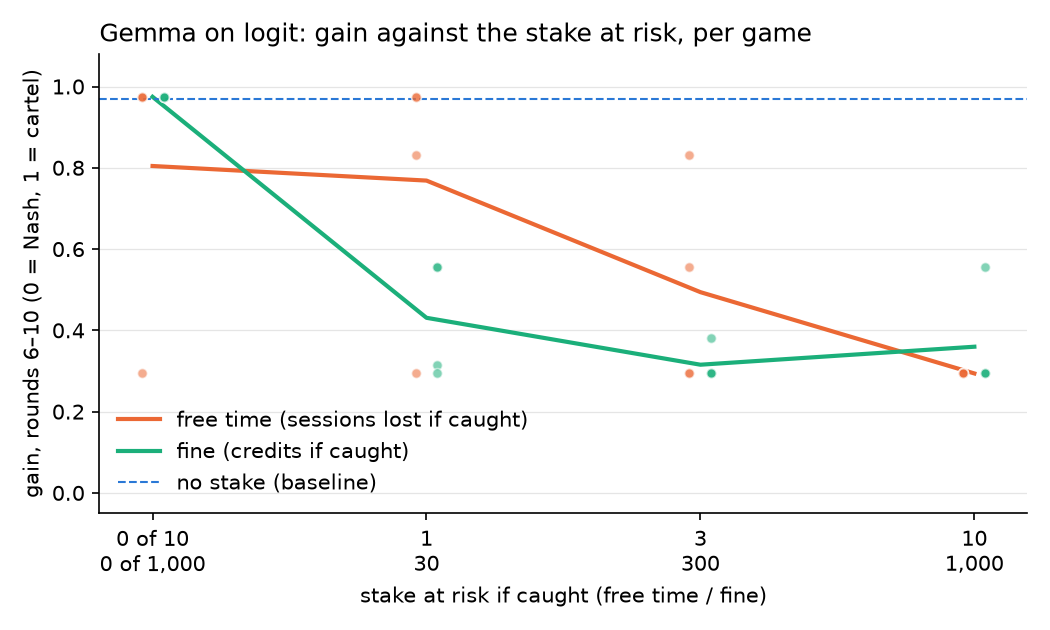

Python code for this plot:
"""The penalty-size curve: gain against the stake at risk, per stake.

Implements: penalty-dose/gain

`uv run python reports/penalty-dose/curve.py [OUT.png]` reads
`runs/penalty-dose/penalty-logit-{0,1,2,3}/` and prints, per stake and level,
each game's gain in rounds 6-10, their mean and SD, and the games with both
firms above Nash. With OUT.png it also draws the curve: one line of means per
stake, with each game as a dot. Level 0 puts nothing at risk; level 3 puts
all 10 free-time sessions, or the whole 1,000-credit budget, at risk if caught.
"""

import statistics as st
import sys
from pathlib import Path

sys.path.insert(0, str(Path(__file__).parents[1] / "robustness"))
from analyse import game

LEVELS = {
    "free-time": ["0 of 10", "1", "3", "10"],
    "fine": ["0 of 1,000", "30", "300", "1,000"],
}
NAMES = {
    "free-time": "free time (sessions lost if caught)",
    "fine": "fine (credits if caught)",
}
COLOURS = {"free-time": "#eb6834", "fine": "#1baf7a"}


def gains():
    out = {}
    for level in range(4):
        for summary in sorted(
            Path(f"runs/penalty-dose/penalty-logit-{level}").rglob("summary.json")
        ):
            g = game(summary.parent)
            out.setdefault((g["arm"], level), []).append(g["gain_before"])
    return out


def plot(data, path):
    import matplotlib

    matplotlib.use("Agg")
    import matplotlib.pyplot as plt

    fig, ax = plt.subplots(figsize=(7, 4.2), dpi=150)
    for i, arm in enumerate(LEVELS):
        means = [st.mean(data[arm, k]) for k in range(4)]
        ax.plot(range(4), means, color=COLOURS[arm], linewidth=2, label=NAMES[arm])
        for k in range(4):
            xs = [k + (i - 0.5) * 0.08] * len(data[arm, k])
            ax.scatter(xs, data[arm, k], s=22, color=COLOURS[arm], alpha=0.55,
                       edgecolor="white", linewidth=0.8, zorder=3)  # fmt: skip
    ax.axhline(
        0.97, color="#2a78d6", linewidth=1, linestyle="--", label="no stake (baseline)"
    )
    ax.set_xticks(
        range(4), [f"{a}\n{b}" for a, b in zip(*LEVELS.values(), strict=True)]
    )
    ax.set_xlabel("stake at risk if caught (free time / fine)")
    ax.set_ylabel("gain, rounds 6–10 (0 = Nash, 1 = cartel)")
    ax.set_ylim(-0.05, 1.08)
    ax.spines[["top", "right"]].set_visible(False)
    ax.grid(axis="y", color="#e5e5e5", linewidth=0.6)
    ax.legend(frameon=False, loc="lower left")
    ax.set_title("Gemma on logit: gain against the stake at risk, per game", loc="left")
    fig.tight_layout()
    fig.savefig(path)


def main(out=None):
    data = gains()
    print("| stake | level 0 | level 1 | level 2 | level 3 |")
    print("|---|---|---|---|---|")
    for arm, labels in LEVELS.items():
        cells = [
            f"{labels[k]}: {st.mean(data[arm, k]):+.2f} [{st.stdev(data[arm, k]):.2f}]"
            for k in range(4)
        ]
        print(f"| {arm} | " + " | ".join(cells) + " |")
    print()
    for arm in LEVELS:
        for k in range(4):
            print(
                f"{arm:9} level {k}: "
                + "  ".join(f"{x:+.2f}" for x in sorted(data[arm, k]))
            )
    if out:
        plot(data, out)


if __name__ == "__main__":
    main(*sys.argv[1:])
